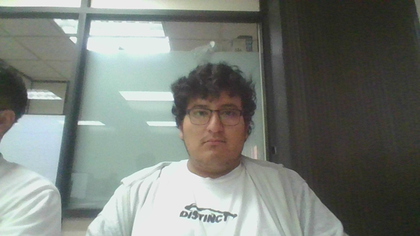
%> input picture TRABAJO EN CLASE/21MAY/0.bmp, 420 x 236 px, shrunk from 600 x 337 before the run
$ octave operacionesDeValor.m   (GNU Octave 9; MATLAB toolbox functions it lacks are replaced by stand-ins)
%> lines starting %> are read from the running program, lines starting %| are printed output that depends on the picture; in (x1, y1, x2, y2) boxes, pixels count from 0 and x2, y2 are one past the last pixel; in counts of white or black regions, pixels touching at a corner belong together; the program's own positions count from 1
%Operaciones de valor

clc
close all
clear

f0 = imread('0.bmp');
%> f0 is the input picture: size 236x420x3 uint8; mean R, G, B 120.1, 125.6, 119.5
f1 = rgb2gray(f0);
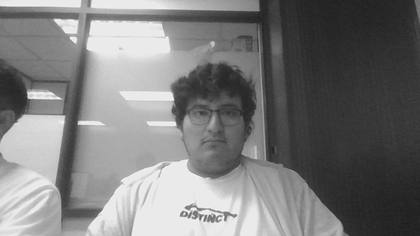
%> f1: size 236x420 uint8; min 28, max 251, mean 123.3
[filas, columnas] = size(f1);
%> filas = 236; columnas = 420
f3 = zeros(size(f0));
u = 180;
f2 = (f1 >= u);
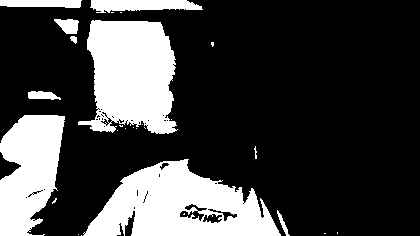
%> f2: size 236x420 logical; 25.9% white; 27 white regions (17 under 20 px), largest, box (x1, y1, x2, y2) and area: (83, 159, 281, 236) 9164, (78, 20, 178, 134) 8399, (0, 115, 65, 236) 5747

for i=1:filas
    for j=1:columnas
        if f2(i,j) == 1
            f3(i,j,:) = f0(i,j,:);
        else
            f3(i,j,:) = [0;0;0];
        end
    end
end
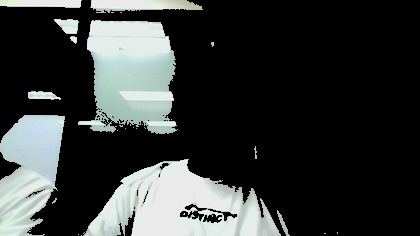
%> f3: size 236x420x3 double; mean R, G, B 53.4, 57, 56.2

figure, imshow(uint8(f3))

% [11 lines of commented-out code are left out]
